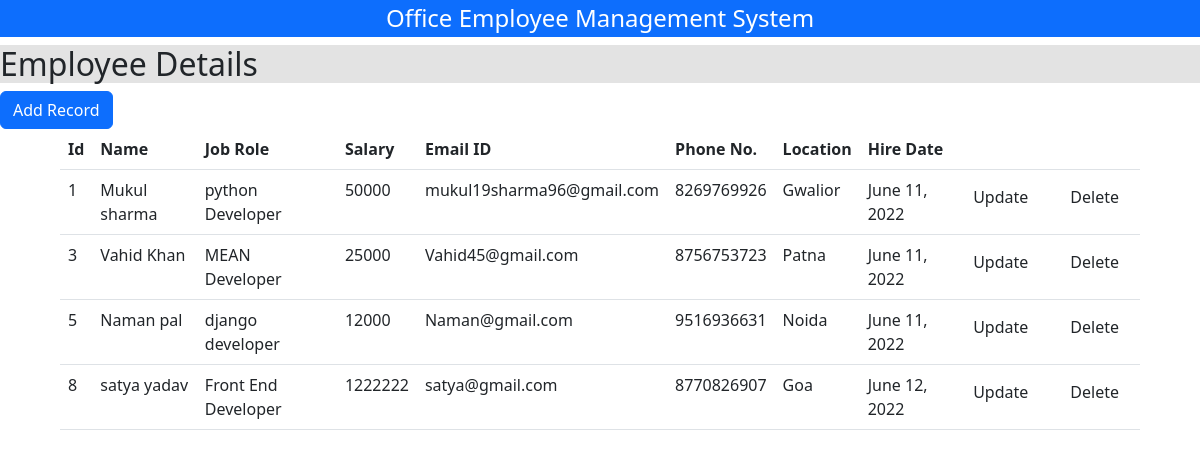
The page / on the database its author committed.
### mainApp/models.py (models this page shows)
class Employee(models.Model):
    id = models.AutoField(primary_key=True)
    name = models.CharField(max_length=30)
    email = models.EmailField(max_length=50)
    salary = models.IntegerField()
    phone = models.IntegerField()
    role = models.CharField(max_length=30)
    hiredate = models.DateField()
    location = models.CharField(max_length=20,default=None,null=True,blank=True)

### mainApp/views.py (the view)
# urls.py: path('',views.homePage),
def homePage(request):
    data = Employee.objects.all()
    return render(request,"index.html",{"Data":data})

### mainApp/templates/index.html (shortened to what this page needs)
<!doctype html>
<html lang="en">
<head>
    <link href="https://cdn.jsdelivr.net/npm/bootstrap@5.2.0-beta1/dist/css/bootstrap.min.css" rel="stylesheet"
>
</head>
<body>
    <h4 class="bg-primary text-white text-center p-1">Office Employee Management System</h4>
    <h2>Employee Details</h2>
    <a class="btn btn-primary" href="/add/">Add Record</a>
    <div class="main">
        <div class="center">
            <div class="">
                <table class="table">
                    <tr>
                        <th>Id</th>
                        <th>Name</th>
                        <th>Job Role</th>
                        <th>Salary</th>
                        <th>Email ID</th>
                        <th>Phone No.</th>
                        <th>Location</th>
                        <th>Hire Date</th>
                        <th></th>
                        <th></th>
                    </tr>
                    {% for i in Data %}
                    <tr>
                        <td>{{i.id}}</td>
                        <td>{{i.name}}</td>
                        <td>{{i.role}}</td>
                        <td>{{i.salary}}</td>
                        <td>{{i.email}}</td>
                        <td>{{i.phone}}</td>
                        <td>{{i.location}}</td>
                        <td>{{i.hiredate}}</td>
                        <td><a class="btn" href="/update/{{i.id}}/">Update</a></td>
                        <td><button class="btn" onclick="fun('{{i.id}}')">Delete</button></td>
                    </tr>
                    {% endfor %}
                </table>
            </div>
        </div>
    </div>
</body>
</html>

### mainApp/templates/index.html (style rules this page uses)
.main { width: 100vw; height: 100vh; }
.center { width: 90vw; margin: auto; }
h2 { background-color: rgb(227, 227, 227); }

### rows shown on the page
Employee: id "1", name "Mukul sharma", role "python Developer", salary "50000", email "mukul19sharma96@gmail.com", phone "8269769926", location "Gwalior", hiredate "June 11, 2022"
Employee: id "3", name "Vahid Khan", role "MEAN Developer", salary "25000", email "Vahid45@gmail.com", phone "8756753723", location "Patna", hiredate "June 11, 2022"
Employee: id "5", name "Naman pal", role "django developer", salary "12000", email "Naman@gmail.com", phone "9516936631", location "Noida", hiredate "June 11, 2022"
Employee: id "8", name "satya yadav", role "Front End Developer", salary "1222222", email "satya@gmail.com", phone "8770826907", location "Goa", hiredate "June 12, 2022"
